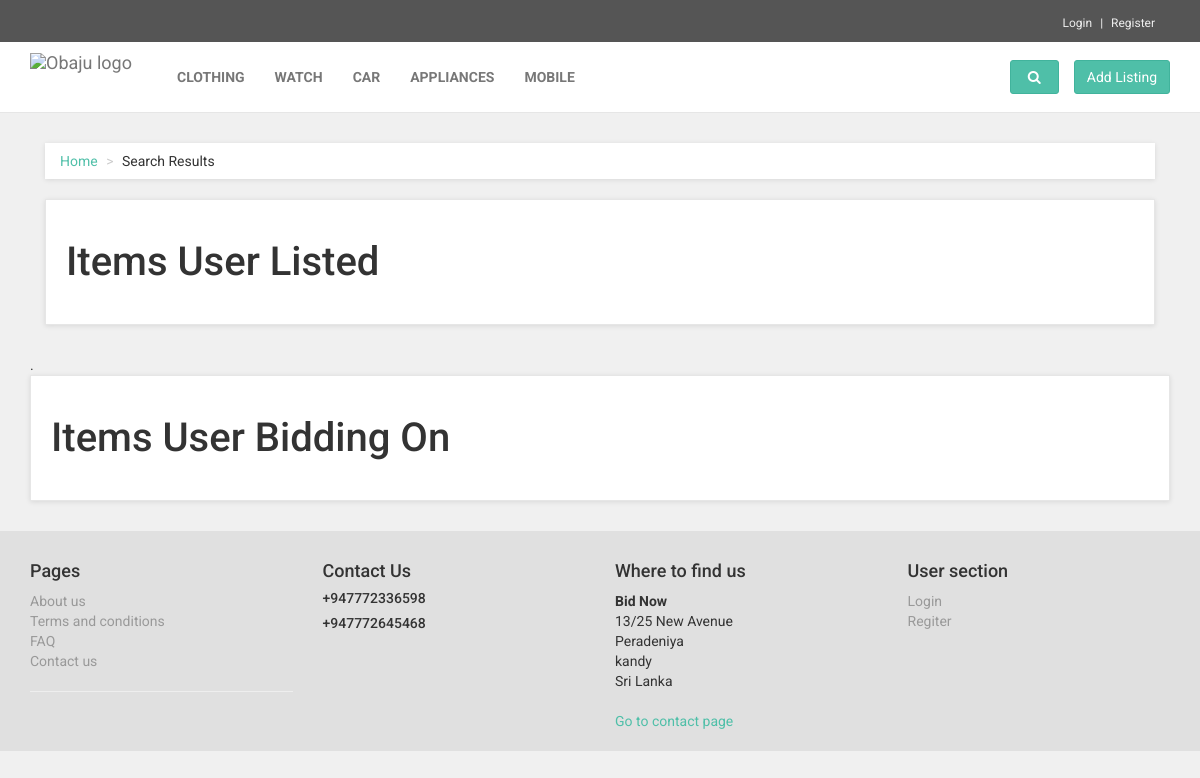
Before: /userItems.php with the older database file.
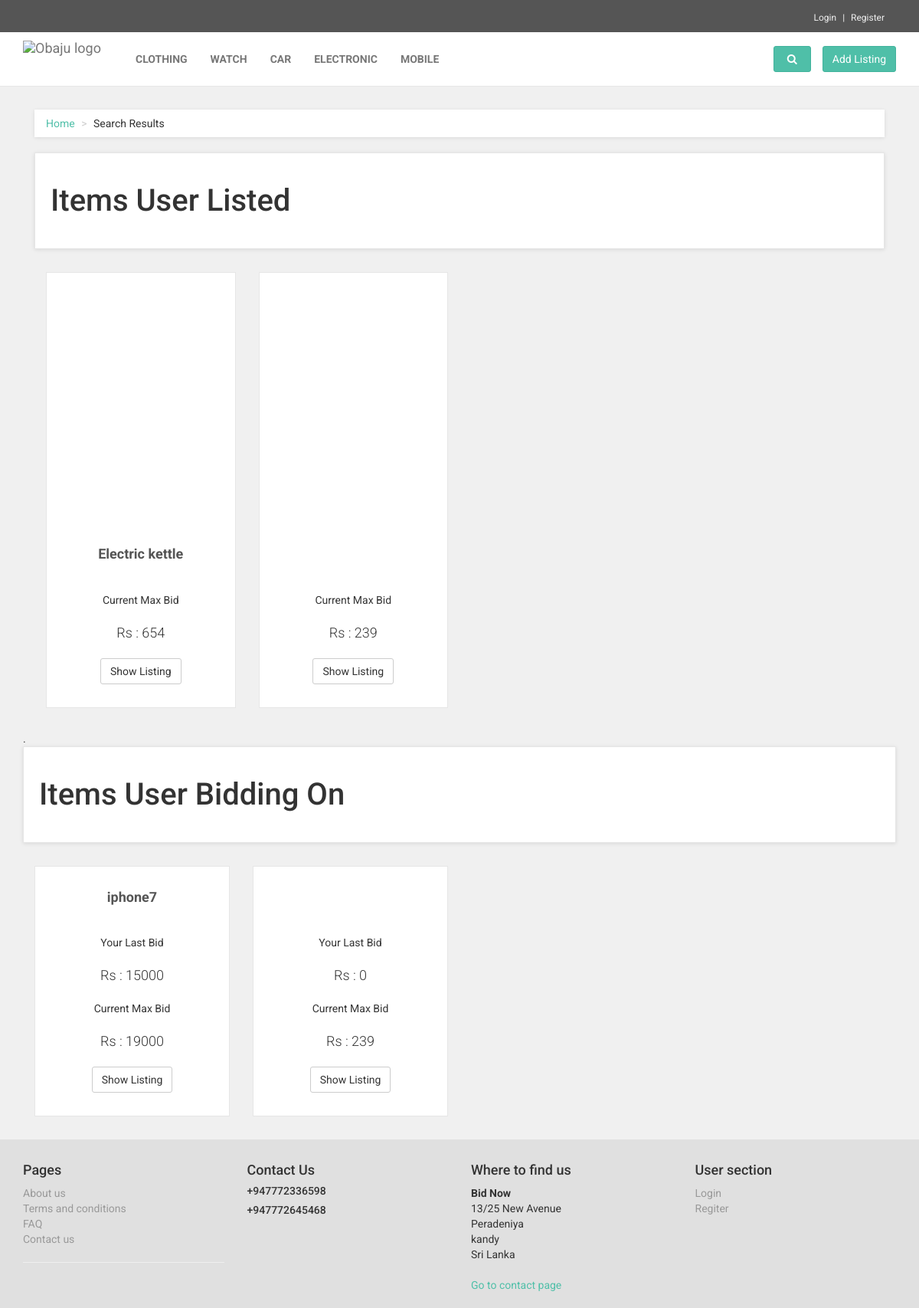
After: the same page with the newer database file.
### tables this page shows
CREATE TABLE `category` (
  `id` bigint(11) NOT NULL,
  `name` varchar(255) NOT NULL
);

CREATE TABLE `product` (
  `id` bigint(11) NOT NULL,
  `category_id` bigint(11) NOT NULL,
  `name` varchar(255) NOT NULL,
  `price` int(7) NOT NULL,
  `discription` text NOT NULL,
  `image` varchar(255) NOT NULL,
  `product_owner` int(10) NOT NULL,
  `end_date` date NOT NULL,
  `starting_price` int(6) NOT NULL,
  `current_bid` int(6) NOT NULL
);

CREATE TABLE `bid` (
  `id` bigint(10) NOT NULL,
  `bid_price` int(6) NOT NULL,
  `product_id` bigint(10) NOT NULL,
  `bidder` int(10) NOT NULL
);

### models/Template.php (called while the page is built, shortened)
<?php
class Template
{
    protected $template;
    public function __construct($template)
    {
        $this->template = $template;
    }
    public function __toString()
    {
        include basename($this->template);
        return ob_get_clean();
    }
}

### models/Database.php (called while the page is built, shortened)
<?php
class Database
{
    private $host = DB_HOST;
    private $user = DB_USER;
    private $pass = DB_PASS;
    private $dbname = DB_NAME;
    private $dbh;
    private $stmt;
    public function __construct()
    {
        $dsn = 'mysql:host=' . $this->host . ';dbname=' . $this->dbname;
        $options = array(
            PDO::ATTR_PERSISTENT => true,
            PDO::ATTR_ERRMODE => PDO::ERRMODE_EXCEPTION
        );
        try {
            $this->dbh = new PDO($dsn, $this->user, $this->pass, $options);
        }
        catch (PDOException $e) {
            $this->error = $e->getMessage();
        }
    }
    public function query($query)
    {
        $this->stmt = $this->dbh->prepare($query);
    }
    public function bind($param, $value, $type = null)
    {
        if (is_null($type)) {
            switch (true) {
                case is_int($value):
                    $type = PDO::PARAM_INT;
                    break;
            }
        }
        $this->stmt->bindValue($param, $value, $type);
    }
    public function execute()
    {
        return $this->stmt->execute();
    }
    public function resultset()
    {
        $this->execute();
        return $this->stmt->fetchAll(PDO::FETCH_OBJ);
    }
}

### models/Category.php (called while the page is built, shortened)
<?php
class Category
{
    private $db;
    public function __construct()
    {
        $this->db = new Database();
    }
    public function getAllCategories()
    {
        $query = $this->db->query("SELECT * FROM category");
        $result = $this->db->resultset();
        return $result;
    }
}

### models/Product.php (called while the page is built, shortened)
<?php
class Product
{
  private $db;
  public function __construct()
  {
    $this->db = new Database();
  }
  public function getUserProducts($userId)
  {
    $this->db->query("SELECT * FROM  product WHERE  product_owner = :user_id");
    $this->db->bind(':user_id', $userId);
    $result = $this->db->resultset();
    return $result;
  }
}

### models/Bid.php (called while the page is built, shortened)
<?php
class Bid
{
    private $db;
    public function __construct(){
        $this->db = new Database ();
    }
    public function getUserBiddings($userId)
    {
        $this->db->query("SELECT bid.*, product.* FROM  bid INNER JOIN product ON bid.product_id = product.id WHERE  bid.bidder = :user_id");
        $this->db->bind(':user_id', $userId);
        $result = $this->db->resultset();
        return $result;
    }
}

### views/userItems.php (the view, shortened to what the changed rows need)
<?php include('includes/header.php'); ?>
<div id="all">
    <div id="content">
        <div class="container">
            <div class="col-md-12">
                <div class="box">
                    <h1>Items User Listed</h1>
                </div>
                <?php foreach ($userProducts as $product) : ?>
                    <div class="col-md-3 col-sm-4">
                        <div class="product">
                            <div class="text">
                                <h3><a href="detail.php?id=<?php echo $product->id;?>">
                                        <?php echo $product->name; ?>
                                    </a></h3>
                                <p align="center">Current Max Bid</p>
                                <p class="price">Rs :
                                    <?php echo $product->current_bid; ?>
                                </p>
                                <p class="buttons">
                                    <a href="detail.php?id=<?php echo $product->id;?>" class="btn btn-default">Show Listing</a>
                                </p>
                            </div>
                        </div>
                    </div>
                <?php endforeach; ?>
            </div> .
            <div class="box">
                <h1>Items User Bidding On</h1>
            </div>
            <?php foreach ($userBids as $bid) : ?>
                <div class="col-md-3 col-sm-4">
                    <div class="product">
                        <div class="text">
                            <h3><a href="detail.php?id=<?php echo $product->id;?>">
                                    <?php echo $bid->name; ?>
                                </a></h3>
                            <p align="center">Your Last Bid</p>
                            <p class="price">Rs :
                                <?php echo $bid->bid_price; ?>
                            </p>
                            <p align="center">Current Max Bid</p>
                            <p class="price">Rs :
                                <?php echo $bid->current_bid; ?>
                            </p>
                            <p class="buttons">
                                <a href="detail.php?id=<?php echo $product->id;?>" class="btn btn-default">Show Listing</a>
                            </p>
                        </div>
                    </div>
                </div>
            <?php endforeach; ?>
        </div>
    </div>
</div>
</body>
</html>

### views/includes/header.php (shortened to what the changed rows need)
<!DOCTYPE html>
<html lang="en">
<head>
    <link href="<?php echo BASE_URI; ?>views/css/font-awesome.css" rel="stylesheet">
    <link href="<?php echo BASE_URI; ?>views/css/bootstrap.min.css" rel="stylesheet">
    <link href="<?php echo BASE_URI; ?>views/css/animate.min.css" rel="stylesheet">
    <link href="<?php echo BASE_URI; ?>views/css/owl.carousel.css" rel="stylesheet">
    <link href="<?php echo BASE_URI; ?>views/css/owl.theme.css" rel="stylesheet">
    <link href="<?php echo BASE_URI; ?>views/css/style.default.css" rel="stylesheet" id="theme-stylesheet">
    <link href="<?php echo BASE_URI; ?>views/css/custom.css" rel="stylesheet">
</head>
<body>
    <div class="navbar navbar-default yamm" role="navigation" id="navbar">
        <div class="container">
            <div class="navbar-collapse collapse" id="navigation">
                <ul class="nav navbar-nav navbar-left">
                    <?php foreach ($categories as $cateory) : ?>
                        <li class="inactive"><a href="<?php echo BASE_URI; ?>category.php?id=<?php echo $cateory->id; ?>">
                                <?php echo $cateory->name; ?>
                            </a>
                        </li>
                    <?php endforeach; ?>
                </ul>
            </div>
        </div>
    </div>

Changed rows visible on the page:
changed category: name "APPLIANCES" → "ELECTRONIC"
now on this page (row edited): product: name "Electric kettle", current_bid "654"
now on this page (row edited): product: current_bid "239"
added bid: product.name "iphone7", bid_price "15000", product.current_bid "19000"
added bid: bid_price "0", product.current_bid "239"
